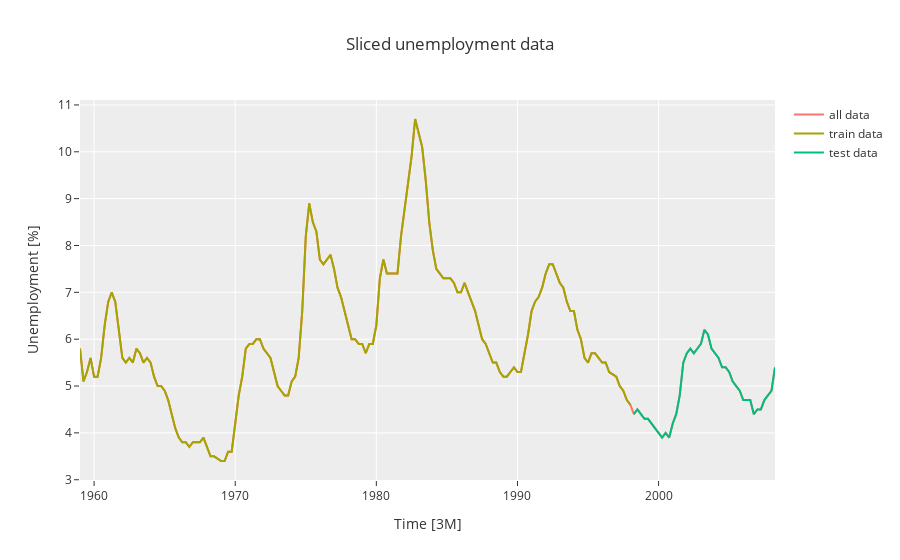

The notebook cell saved with this chart:
### Markdown cell above
Also, I have idea to simply remove last spike from the data as it could create bias in the model's weights.
So the data looks like:

### Code cell
# remove last part of data
data_sel = data.loc[data.index <= dt.datetime(2008, 5, 1)]
# data_sel = data.copy()
_, train, test = train_test_split(data_sel.unemp)
trace_all = go.Scatter(x=data_sel.index, y=data_sel.unemp, name="all data")
trace_train = go.Scatter(x=train.pd_series().index, y=train.pd_series().values, name="train data")
trace_test = go.Scatter(x=test.pd_series().index, y=test.pd_series().values, name="test data")
fig = go.Figure(
    [trace_all] + [trace_train] + [trace_test],
    layout=go.Layout(dict(
        template="ggplot2",
        title="Sliced unemployment data",
        xaxis_title="Time [3M]",
        yaxis_title="Unemployment [%]",)
    ))
fig.show()

### Figure 1 — Plotly figure (JSON) as saved in the notebook; plotly's stock layout.template omitted (floating-point values rounded to 4 significant figures; data arrays with more than 128 entries replaced by an {"elided": "..."} marker saying what was removed)
{"data": [{"name": "all data", "x": {"elided": "198 str values"}, "y": {"elided": "198 float values"}, "type": "scatter"}, {"name": "train data", "x": {"elided": "157 str values"}, "y": {"elided": "157 float values"}, "type": "scatter"}, {"name": "test data", "x": ["1998-04-01T00:00:00", "1998-07-01T00:00:00", "1998-10-01T00:00:00", "1999-01-01T00:00:00", "1999-04-01T00:00:00", "1999-07-01T00:00:00", "1999-10-01T00:00:00", "2000-01-01T00:00:00", "2000-04-01T00:00:00", "2000-07-01T00:00:00", "2000-10-01T00:00:00", "2001-01-01T00:00:00", "2001-04-01T00:00:00", "2001-07-01T00:00:00", "2001-10-01T00:00:00", "2002-01-01T00:00:00", "2002-04-01T00:00:00", "2002-07-01T00:00:00", "2002-10-01T00:00:00", "2003-01-01T00:00:00", "2003-04-01T00:00:00", "2003-07-01T00:00:00", "2003-10-01T00:00:00", "2004-01-01T00:00:00", "2004-04-01T00:00:00", "2004-07-01T00:00:00", "2004-10-01T00:00:00", "2005-01-01T00:00:00", "2005-04-01T00:00:00", "2005-07-01T00:00:00", "2005-10-01T00:00:00", "2006-01-01T00:00:00", "2006-04-01T00:00:00", "2006-07-01T00:00:00", "2006-10-01T00:00:00", "2007-01-01T00:00:00", "2007-04-01T00:00:00", "2007-07-01T00:00:00", "2007-10-01T00:00:00", "2008-01-01T00:00:00", "2008-04-01T00:00:00"], "y": [4.4, 4.5, 4.4, 4.3, 4.3, 4.2, 4.1, 4.0, 3.9, 4.0, 3.9, 4.2, 4.4, 4.8, 5.5, 5.7, 5.8, 5.7, 5.8, 5.9, 6.2, 6.1, 5.8, 5.7, 5.6, 5.4, 5.4, 5.3, 5.1, 5.0, 4.9, 4.7, 4.7, 4.7, 4.4, 4.5, 4.5, 4.7, 4.8, 4.9, 5.4], "type": "scatter"}], "layout": {"title": {"text": "Sliced unemployment data"}, "xaxis": {"title": {"text": "Time [3M]"}}, "yaxis": {"title": {"text": "Unemployment [%]"}}}}
